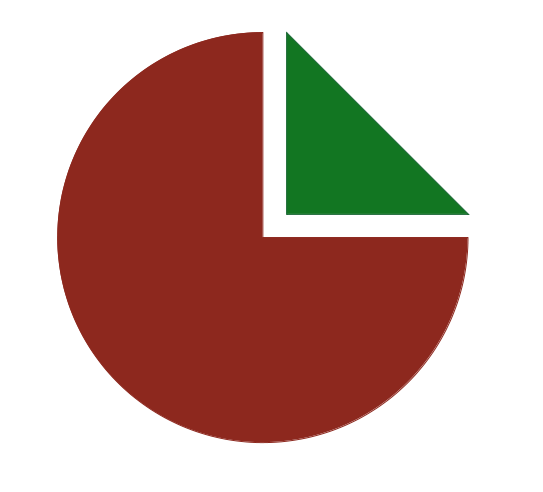
#> input picture pgdai-cdac-computer vision/images/circle.png, 543 x 492 px, found by its file name
$ jupyter execute '09 Corner Detection.ipynb'
#> lines starting #> are read from the running program, lines starting #| are printed output that depends on the picture
[cell 1]
import matplotlib.pyplot as plt
import numpy as np
from PIL import Image
import cv2

[cell 2]
img = cv2.imread('circle.png')
#> img is the input picture: shape (492, 543, 3); mean B, G, R 157.1, 166.1, 197.5

[cell 3]
plt.figure(figsize=(16,9))
plt.imshow(cv2.cvtColor(img, cv2.COLOR_BGR2RGB))

#### Harris Corner Detection

[cell 4]
gray = cv2.cvtColor(img, cv2.COLOR_BGR2GRAY)
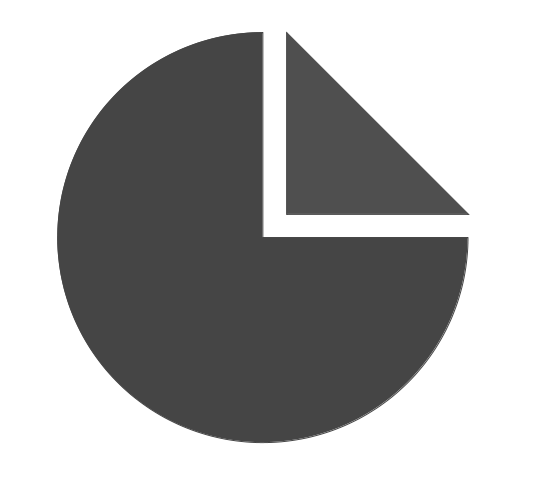
#> gray: shape (492, 543); min 69, max 255, mean 174.5
gray = np.float32(gray)

# Detect corners
# Parameters: src, blockSize, ksize, k
dst = cv2.cornerHarris(gray, 2, 3, 0.02)
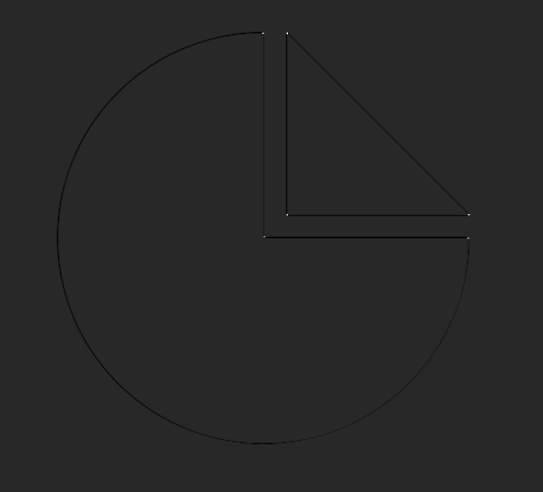
#> dst: shape (492, 543) float32; min -23177836, max 123287960, mean -144000.9; drawn with min black and max white

# Dilate corner image to enhance corner points
dst = cv2.dilate(dst,None)
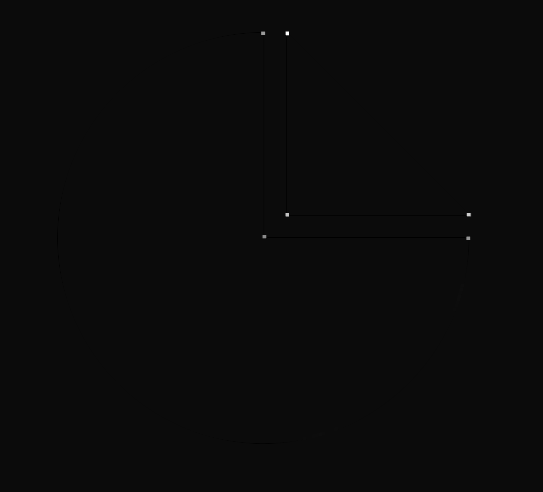
#> dst: shape (492, 543) float32; min -5607565.5, max 123287960, mean 13418.3; drawn with min black and max white

[cell 5]
plt.figure(figsize=(16,9))
plt.subplot(1,2,1)
plt.grid()
plt.title('Original Image')
plt.imshow(cv2.cvtColor(img, cv2.COLOR_BGR2RGB))
plt.subplot(1,2,2)
plt.title('Corners')
plt.grid()
plt.imshow(dst, cmap='gray')
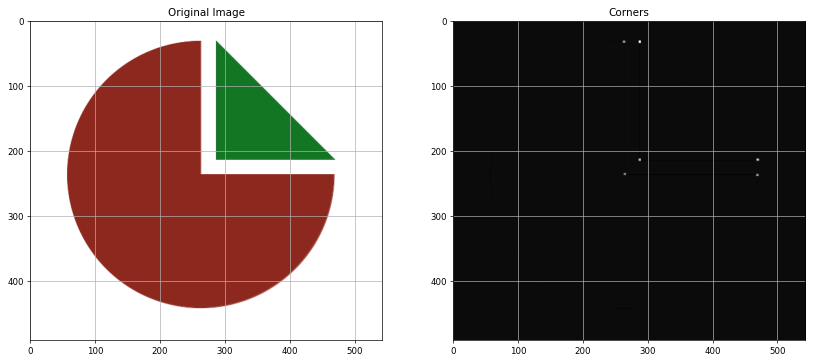
#> figure drawn by matplotlib, 2 panels
